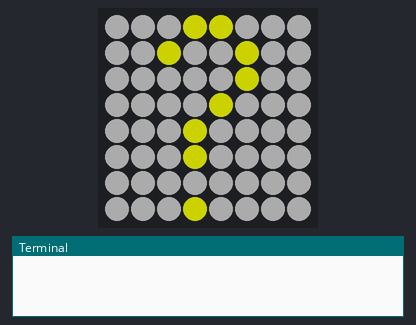
Simulated run of this program. Board: Raspberry Pi (BCM pin numbers) with a Sense HAT. On the bench: the Sense HAT's 8×8 RGB LED matrix, the last lines printed to the terminal. Dim RGB values are drawn brighter than linear. At 20.0 s the program stops and its outputs stay as they are.

Above: at 0.1 s.
At 5.1 s:
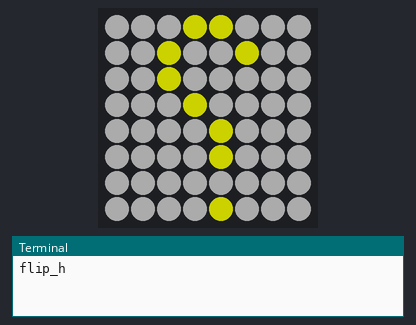
At 10.1 s:
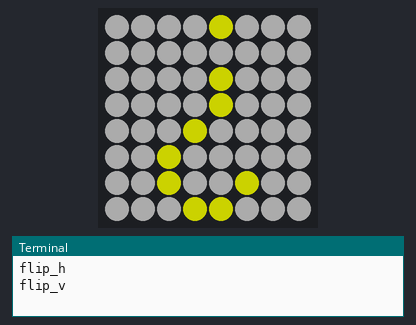
At 15.1 s:
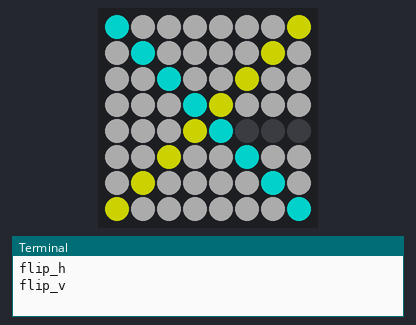

The program:

HAT_05_SetPixels.py
```python
#!/usr/bin/python3

from sense_hat import SenseHat
from time import sleep

sense = SenseHat()

X = [125, 125,   0]    # Red
Y = [0  , 125, 125]    # Cyan
O = [50 ,  50,  50]    # White
B = [0  ,   0,   0]    # Black

question_mark = [
O, O, O, X, X, O, O, O,
O, O, X, O, O, X, O, O,
O, O, O, O, O, X, O, O,
O, O, O, O, X, O, O, O,
O, O, O, X, O, O, O, O,
O, O, O, X, O, O, O, O,
O, O, O, O, O, O, O, O,
O, O, O, X, O, O, O, O
]

sense.set_pixels(question_mark)
sleep(5)

print("flip_h")
sense.flip_h(redraw=True)
sleep(5)

print("flip_v")
sense.flip_v(redraw=True)
sleep(5)

x_mark = [
Y, O, O, O, O, O, O, X,
O, Y, O, O, O, O, X, O,
O, O, Y, O, O, X, O, O,
O, O, O, Y, X, O, O, O,
O, O, O, X, Y, B, B, B,
O, O, X, O, O, Y, O, O,
O, X, O, O, O, O, Y, O,
X, O, O, O, O, O, O, Y
]

sense.set_pixels(x_mark)
sleep(5)

sense.clear()
```

Measured:
- what the display in image 1 shows lasts 5.0 s, from 5.0 s to 10.0 s
